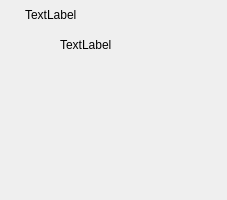
<?xml version="1.0" encoding="UTF-8"?>
<ui version="4.0">
 <class>AppRemind</class>
 <widget class="QDialog" name="AppRemind">
  <property name="geometry">
   <rect>
    <x>0</x>
    <y>0</y>
    <width>227</width>
    <height>200</height>
   </rect>
  </property>
  <property name="windowTitle">
   <string>Dialog</string>
  </property>
  <widget class="QLabel" name="label">
   <property name="geometry">
    <rect>
     <x>25</x>
     <y>0</y>
     <width>201</width>
     <height>30</height>
    </rect>
   </property>
   <property name="mouseTracking">
    <bool>true</bool>
   </property>
   <property name="focusPolicy">
    <enum>Qt::ClickFocus</enum>
   </property>
   <property name="text">
    <string>TextLabel</string>
   </property>
  </widget>
  <widget class="QLabel" name="label_2">
   <property name="geometry">
    <rect>
     <x>60</x>
     <y>30</y>
     <width>81</width>
     <height>30</height>
    </rect>
   </property>
   <property name="text">
    <string>TextLabel</string>
   </property>
  </widget>
 </widget>
 <resources/>
 <connections/>
</ui>
